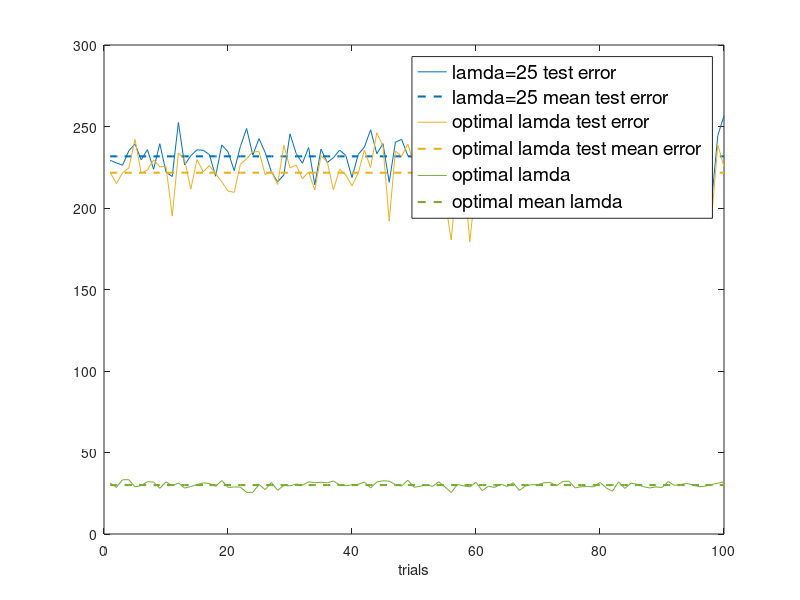

MATLAB code to generate this figure: (Note: this script raises an error after producing the figure.)
clear;
error5 = zeros(1,100);
for j=1:100
    error5(j)= normrnd(230,10);
end
meanError5 = mean(error5);

opterror = zeros(1,100);
for j=1:100
    opterror(j)= 0.95*error5(j) + normrnd(0,10);
end
meanoptError = mean(opterror);

width = zeros(1,100);
for j=1:100
    width(j)= normrnd(30,2);
end
meanwidth = mean(width);

c = colormap(lines);
figure('Color',[1 1 1]);
plot(1:100', error5, 1:100' , meanError5 *ones(100,1),'--','LineWidth', 1.5,'Color',c(1,:));
hold on
plot(1:100', opterror, 1:100' , meanoptError *ones(100,1),'--','LineWidth', 1.5,'Color',c(3,:));
hold on
plot(1:100', width, 1:100' , meanwidth *ones(100,1),'--','LineWidth', 1.5,'Color',c(5,:));
hold off
xlabel('trials');
l= legend('lamda=25 test error','lamda=25 mean test error','optimal lamda test error', ...
    'optimal lamda test mean error','optimal lamda','optimal mean lamda');
set(l,'FontSize',14);
l.FontWeight='bold';
